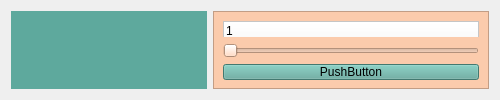
          <widget class="QWidget" name="video_page_2">
           <layout class="QGridLayout" name="gridLayout_6">
            <item row="0" column="0">
             <widget class="QFrame" name="frame_4">
              <property name="sizePolicy">
               <sizepolicy hsizetype="Preferred" vsizetype="Ignored">
                <horstretch>0</horstretch>
                <verstretch>0</verstretch>
               </sizepolicy>
              </property>
              <property name="minimumSize">
               <size>
                <width>0</width>
                <height>29</height>
               </size>
              </property>
              <property name="maximumSize">
               <size>
                <width>16777215</width>
                <height>16777215</height>
               </size>
              </property>
              <property name="font">
               <font>
                <pointsize>13</pointsize>
                <weight>50</weight>
                <bold>false</bold>
               </font>
              </property>
              <property name="styleSheet">
               <string notr="true">background-color: #5EA99D;
border: 0px solid #19232D;
spacing: 0px;
padding: 2px;

</string>
              </property>
              <property name="frameShape">
               <enum>QFrame::NoFrame</enum>
              </property>
              <property name="frameShadow">
               <enum>QFrame::Sunken</enum>
              </property>
              <property name="lineWidth">
               <number>4</number>
              </property>
              <property name="midLineWidth">
               <number>21</number>
              </property>
              <layout class="QGridLayout" name="gridLayout_5">
               <item row="2" column="2">
                <spacer name="horizontalSpacer_5">
                 <property name="orientation">
                  <enum>Qt::Horizontal</enum>
                 </property>
                 <property name="sizeType">
                  <enum>QSizePolicy::Fixed</enum>
                 </property>
                 <property name="sizeHint" stdset="0">
                  <size>
                   <width>45</width>
                   <height>20</height>
                  </size>
                 </property>
                </spacer>
               </item>
               <item row="0" column="1">
                <widget class="QPushButton" name="home_btn_2">
                 <property name="minimumSize">
                  <size>
                   <width>84</width>
                   <height>29</height>
                  </size>
                 </property>
                 <property name="font">
                  <font>
                   <pointsize>13</pointsize>
                   <weight>50</weight>
                   <bold>false</bold>
                  </font>
                 </property>
                 <property name="styleSheet">
                  <string notr="true"/>
                 </property>
                 <property name="text">
                  <string/>
                 </property>
                 <property name="icon">
                  <iconset resource="icons.qrc">
                   <normaloff>:/home.png</normaloff>:/home.png</iconset>
                 </property>
                 <property name="iconSize">
                  <size>
                   <width>90</width>
                   <height>90</height>
                  </size>
                 </property>
                 <property name="flat">
                  <bool>true</bool>
                 </property>
                </widget>
               </item>
               <item row="1" column="1">
                <widget class="QPushButton" name="video_btn_2">
                 <property name="minimumSize">
                  <size>
                   <width>84</width>
                   <height>29</height>
                  </size>
                 </property>
                 <property name="font">
                  <font>
                   <pointsize>13</pointsize>
                   <weight>50</weight>
                   <bold>false</bold>
                  </font>
                 </property>
                 <property name="styleSheet">
                  <string notr="true"/>
                 </property>
                 <property name="text">
                  <string/>
                 </property>
                 <property name="icon">
                  <iconset resource="icons.qrc">
                   <normaloff>:/video.svg</normaloff>:/video.svg</iconset>
                 </property>
                 <property name="iconSize">
                  <size>
                   <width>80</width>
                   <height>70</height>
                  </size>
                 </property>
                 <property name="flat">
                  <bool>true</bool>
                 </property>
                </widget>
               </item>
               <item row="2" column="0">
                <spacer name="horizontalSpacer_6">
                 <property name="orientation">
                  <enum>Qt::Horizontal</enum>
                 </property>
                 <property name="sizeType">
                  <enum>QSizePolicy::Fixed</enum>
                 </property>
                 <property name="sizeHint" stdset="0">
                  <size>
                   <width>45</width>
                   <height>20</height>
                  </size>
                 </property>
                </spacer>
               </item>
               <item row="2" column="1">
                <widget class="QPushButton" name="history_btn_2">
                 <property name="minimumSize">
                  <size>
                   <width>84</width>
                   <height>34</height>
                  </size>
                 </property>
                 <property name="font">
                  <font>
                   <pointsize>13</pointsize>
                   <weight>50</weight>
                   <bold>false</bold>
                  </font>
                 </property>
                 <property name="styleSheet">
                  <string notr="true"/>
                 </property>
                 <property name="text">
                  <string/>
                 </property>
                 <property name="icon">
                  <iconset resource="icons.qrc">
                   <normaloff>:/history.png</normaloff>:/history.png</iconset>
                 </property>
                 <property name="iconSize">
                  <size>
                   <width>80</width>
                   <height>70</height>
                  </size>
                 </property>
                 <property name="flat">
                  <bool>true</bool>
                 </property>
                </widget>
               </item>
              </layout>
             </widget>
            </item>
            <item row="0" column="1">
             <widget class="QFrame" name="frame_3">
              <property name="sizePolicy">
               <sizepolicy hsizetype="Preferred" vsizetype="Ignored">
                <horstretch>0</horstretch>
                <verstretch>0</verstretch>
               </sizepolicy>
              </property>
              <property name="minimumSize">
               <size>
                <width>157</width>
                <height>29</height>
               </size>
              </property>
              <property name="maximumSize">
               <size>
                <width>16777215</width>
                <height>16777215</height>
               </size>
              </property>
              <property name="font">
               <font>
                <pointsize>13</pointsize>
                <weight>50</weight>
                <bold>false</bold>
               </font>
              </property>
              <property name="layoutDirection">
               <enum>Qt::LeftToRight</enum>
              </property>
              <property name="styleSheet">
               <string notr="true">background-color:#FBCBAC;</string>
              </property>
              <property name="frameShape">
               <enum>QFrame::StyledPanel</enum>
              </property>
              <property name="frameShadow">
               <enum>QFrame::Raised</enum>
              </property>
              <property name="lineWidth">
               <number>8</number>
              </property>
              <layout class="QVBoxLayout" name="verticalLayout">
               <item>
                <widget class="QTreeWidget" name="tree_graph">
                 <property name="styleSheet">
                  <string notr="true">background-color:white;</string>
                 </property>
                 <column>
                  <property name="text">
                   <string notr="true">1</string>
                  </property>
                 </column>
                </widget>
               </item>
               <item>
                <widget class="QSlider" name="h_slider">
                 <property name="styleSheet">
                  <string notr="true">color: #5EA99D;
</string>
                 </property>
                 <property name="orientation">
                  <enum>Qt::Horizontal</enum>
                 </property>
                </widget>
               </item>
               <item>
                <widget class="QPushButton" name="play_btn">
                 <property name="styleSheet">
                  <string notr="true">background-color: #5EA99D;

</string>
                 </property>
                 <property name="text">
                  <string>PushButton</string>
                 </property>
                </widget>
               </item>
              </layout>
             </widget>
            </item>
           </layout>
          </widget>
